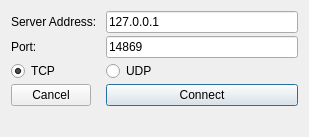
<?xml version="1.0" encoding="UTF-8"?>
<ui version="4.0">
 <class>DialogConnect</class>
 <widget class="QDialog" name="DialogConnect">
  <property name="geometry">
   <rect>
    <x>0</x>
    <y>0</y>
    <width>309</width>
    <height>137</height>
   </rect>
  </property>
  <property name="windowTitle">
   <string>Connect to Server</string>
  </property>
  <layout class="QFormLayout" name="layoutForm">
   <property name="verticalSpacing">
    <number>3</number>
   </property>
   <item row="0" column="0">
    <widget class="QLabel" name="labelServerAddress">
     <property name="text">
      <string>Server Address: </string>
     </property>
    </widget>
   </item>
   <item row="0" column="1">
    <widget class="QLineEdit" name="valueServerAddress">
     <property name="text">
      <string>127.0.0.1</string>
     </property>
     <property name="placeholderText">
      <string>127.0.0.1</string>
     </property>
    </widget>
   </item>
   <item row="1" column="0">
    <widget class="QLabel" name="labelPort">
     <property name="text">
      <string>Port:</string>
     </property>
    </widget>
   </item>
   <item row="3" column="0">
    <widget class="QRadioButton" name="radioTCP">
     <property name="text">
      <string>TCP</string>
     </property>
     <property name="checked">
      <bool>true</bool>
     </property>
    </widget>
   </item>
   <item row="3" column="1">
    <widget class="QRadioButton" name="radioUDP">
     <property name="text">
      <string>UDP</string>
     </property>
    </widget>
   </item>
   <item row="4" column="1">
    <widget class="QPushButton" name="buttonConnect">
     <property name="text">
      <string>Connect</string>
     </property>
    </widget>
   </item>
   <item row="1" column="1">
    <widget class="QLineEdit" name="valuePort">
     <property name="inputMask">
      <string>00000; </string>
     </property>
     <property name="text">
      <string>14869</string>
     </property>
     <property name="placeholderText">
      <string>14869</string>
     </property>
    </widget>
   </item>
   <item row="4" column="0">
    <widget class="QPushButton" name="buttonCancel">
     <property name="sizePolicy">
      <sizepolicy hsizetype="Expanding" vsizetype="Fixed">
       <horstretch>0</horstretch>
       <verstretch>0</verstretch>
      </sizepolicy>
     </property>
     <property name="text">
      <string>Cancel</string>
     </property>
     <property name="autoDefault">
      <bool>false</bool>
     </property>
    </widget>
   </item>
  </layout>
 </widget>
 <tabstops>
  <tabstop>valueServerAddress</tabstop>
  <tabstop>valuePort</tabstop>
  <tabstop>radioTCP</tabstop>
  <tabstop>radioUDP</tabstop>
  <tabstop>buttonCancel</tabstop>
  <tabstop>buttonConnect</tabstop>
 </tabstops>
 <resources/>
 <connections>
  <connection>
   <sender>buttonCancel</sender>
   <signal>clicked()</signal>
   <receiver>DialogConnect</receiver>
   <slot>reject()</slot>
   <hints>
    <hint type="sourcelabel">
     <x>54</x>
     <y>99</y>
    </hint>
    <hint type="destinationlabel">
     <x>110</x>
     <y>116</y>
    </hint>
   </hints>
  </connection>
  <connection>
   <sender>buttonConnect</sender>
   <signal>clicked()</signal>
   <receiver>DialogConnect</receiver>
   <slot>accept()</slot>
   <hints>
    <hint type="sourcelabel">
     <x>144</x>
     <y>93</y>
    </hint>
    <hint type="destinationlabel">
     <x>279</x>
     <y>65</y>
    </hint>
   </hints>
  </connection>
 </connections>
</ui>
